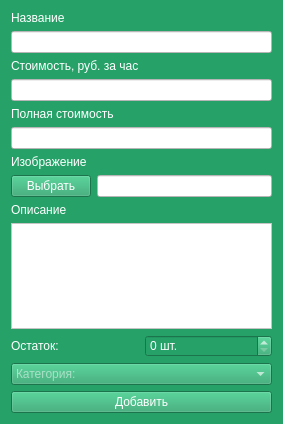
<?xml version="1.0" encoding="UTF-8"?>
<ui version="4.0">
 <class>Form</class>
 <widget class="QWidget" name="Form">
  <property name="geometry">
   <rect>
    <x>0</x>
    <y>0</y>
    <width>279</width>
    <height>424</height>
   </rect>
  </property>
  <property name="windowTitle">
   <string>Добавить товар</string>
  </property>
  <property name="styleSheet">
   <string notr="true">color: rgb(255, 255, 255);
background-color: rgb(38, 162, 105);</string>
  </property>
  <layout class="QVBoxLayout" name="verticalLayout">
   <item>
    <widget class="QLabel" name="label">
     <property name="text">
      <string>Название</string>
     </property>
    </widget>
   </item>
   <item>
    <widget class="QLineEdit" name="title_edit">
     <property name="styleSheet">
      <string notr="true">background-color: rgb(255, 255, 255);
color: rgb(0, 0, 0);</string>
     </property>
     <property name="placeholderText">
      <string/>
     </property>
    </widget>
   </item>
   <item>
    <widget class="QLabel" name="label_2">
     <property name="text">
      <string>Стоимость, руб. за час</string>
     </property>
    </widget>
   </item>
   <item>
    <widget class="QLineEdit" name="cost_hour_edit">
     <property name="styleSheet">
      <string notr="true">background-color: rgb(255, 255, 255);
color: rgb(0, 0, 0);</string>
     </property>
     <property name="placeholderText">
      <string/>
     </property>
    </widget>
   </item>
   <item>
    <widget class="QLabel" name="label_6">
     <property name="text">
      <string>Полная стоимость</string>
     </property>
    </widget>
   </item>
   <item>
    <widget class="QLineEdit" name="full_cost_edit">
     <property name="styleSheet">
      <string notr="true">background-color: rgb(255, 255, 255);
color: rgb(0, 0, 0);</string>
     </property>
     <property name="text">
      <string/>
     </property>
    </widget>
   </item>
   <item>
    <widget class="QLabel" name="label_5">
     <property name="text">
      <string>Изображение</string>
     </property>
    </widget>
   </item>
   <item>
    <layout class="QHBoxLayout" name="horizontalLayout">
     <item>
      <widget class="QPushButton" name="choice_img_btn">
       <property name="text">
        <string>Выбрать</string>
       </property>
      </widget>
     </item>
     <item>
      <widget class="QLineEdit" name="imgname_edit">
       <property name="styleSheet">
        <string notr="true">background-color: rgb(255, 255, 255);
color: rgb(0, 0, 0);</string>
       </property>
      </widget>
     </item>
    </layout>
   </item>
   <item>
    <widget class="QLabel" name="label_4">
     <property name="text">
      <string>Описание</string>
     </property>
    </widget>
   </item>
   <item>
    <widget class="QTextEdit" name="description_edit">
     <property name="minimumSize">
      <size>
       <width>261</width>
       <height>70</height>
      </size>
     </property>
     <property name="styleSheet">
      <string notr="true">background-color: rgb(255, 255, 255);
color: rgb(0, 0, 0);</string>
     </property>
     <property name="documentTitle">
      <string>Описание</string>
     </property>
     <property name="placeholderText">
      <string/>
     </property>
    </widget>
   </item>
   <item>
    <layout class="QHBoxLayout" name="horizontalLayout_2">
     <item>
      <widget class="QLabel" name="label_3">
       <property name="text">
        <string>Остаток:</string>
       </property>
      </widget>
     </item>
     <item>
      <widget class="QSpinBox" name="count_box">
       <property name="suffix">
        <string> шт.</string>
       </property>
       <property name="maximum">
        <number>100</number>
       </property>
      </widget>
     </item>
    </layout>
   </item>
   <item>
    <widget class="QComboBox" name="type_box">
     <property name="currentIndex">
      <number>-1</number>
     </property>
     <property name="sizeAdjustPolicy">
      <enum>QComboBox::AdjustToContentsOnFirstShow</enum>
     </property>
     <property name="placeholderText">
      <string>Категория:</string>
     </property>
     <item>
      <property name="text">
       <string>Стратегические</string>
      </property>
     </item>
     <item>
      <property name="text">
       <string>Вечериночные</string>
      </property>
     </item>
     <item>
      <property name="text">
       <string>Карточные</string>
      </property>
     </item>
     <item>
      <property name="text">
       <string>Абстрактные</string>
      </property>
     </item>
    </widget>
   </item>
   <item>
    <widget class="QPushButton" name="add_btn">
     <property name="text">
      <string>Добавить</string>
     </property>
    </widget>
   </item>
  </layout>
 </widget>
 <resources/>
 <connections/>
</ui>
